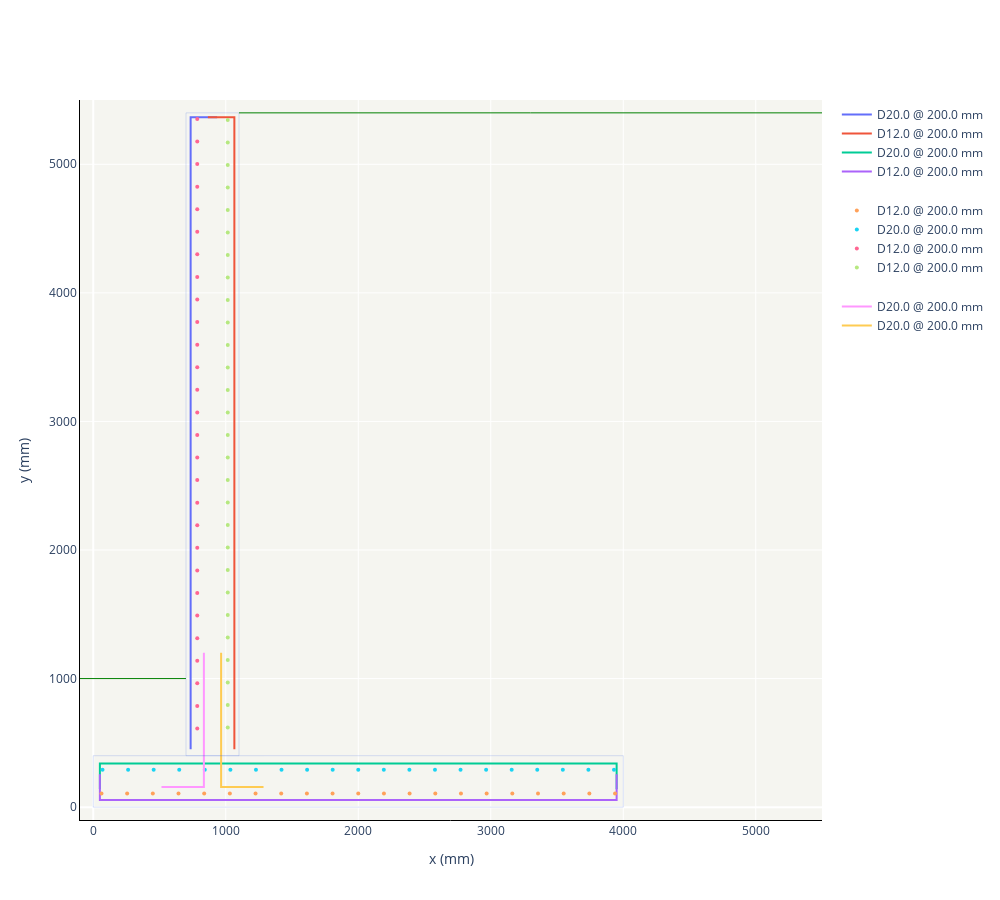

The code cell stored with this chart in its notebook:
### Markdown cell above
#### Plot grafik

### Code cell
from plotly.subplots import make_subplots
import plotly.graph_objects as go

offset = 100

fig = make_subplots(rows=1, cols=1)

#Soil surface
fig.add_shape(type="line",x0=-offset, y0=H_passive, x1=width_toe, y1=H_passive,line=dict(color="green",width=1), row=1, col=1)
fig.add_shape(type="line",x0=width_toe+width_wall, y0=H_total, x1=H_total+offset, y1=H_total,line=dict(color="green",width=1), row=1, col=1)

#concrete geometry
fig.add_shape(type="rect",
    x0=0, y0=0, x1=width_total, y1=H_slab,
    line=dict(
        color="RoyalBlue",
        width=0.2,
    ), row=1, col=1
)

fig.add_shape(type="rect",
    x0=width_toe+width_wall, y0=H_slab, x1=width_toe, y1=H_total,
    line=dict(
        color="RoyalBlue",
        width=0.2,
    ), row=1, col=1
)

#pembesian
#transversal
fig.append_trace(go.Scatter(x=[x_rein_wall_left,x_rein_wall_left,x_rein_wall_left+width_wall/2],
                         y=[cover_base+H_slab, y_rein_wall_left, y_rein_wall_left],
                         name=f"{df_recap['annotation'][0]}", mode='lines', legendgroup = '2'), row=1, col=1)

fig.append_trace(go.Scatter(x=[x_rein_wall_right,x_rein_wall_right,x_rein_wall_right-width_wall/2],
                         y=[cover_base+H_slab, y_rein_wall_right, y_rein_wall_right],
                         name=f"{df_recap['annotation'][1]}", mode='lines', legendgroup = '2'), row=1, col=1)

fig.append_trace(go.Scatter(x=[cover_base,cover_base,x_rein_slab_bot,x_rein_slab_bot],
                         y=[y_rein_slab_top-H_slab/2,y_rein_slab_top,y_rein_slab_top,y_rein_slab_top-H_slab/2],
                         name=f"{df_recap['annotation'][2]}", mode='lines', legendgroup = '2'), row=1, col=1)

fig.append_trace(go.Scatter(x=[cover_base,cover_base,x_rein_slab_bot,x_rein_slab_bot],
                         y=[y_rein_slab_bot+H_slab/2, y_rein_slab_bot,y_rein_slab_bot,y_rein_slab_bot+H_slab/2],
                         name=f"{df_recap['annotation'][3]}", mode='lines', legendgroup = '2'), row=1, col=1)

#longitudinal
fig.append_trace(go.Scatter(x=dist_slab_bot['x'],
                         y=dist_slab_bot['y'],
                         name=f"{df_recap['annotation'][3]}", mode='markers',marker_size=4, legendgroup = '3'), row=1, col=1)

fig.append_trace(go.Scatter(x=dist_slab_top['x'],
                         y=dist_slab_top['y'],
                         name=f"{df_recap['annotation'][2]}", mode='markers',marker_size=4, legendgroup = '3'), row=1, col=1)

fig.append_trace(go.Scatter(x=dist_wall_left['x'],
                         y=dist_wall_left['y'],
                         name=f"{df_recap['annotation'][1]}", mode='markers',marker_size=4, legendgroup = '3'), row=1, col=1)

fig.append_trace(go.Scatter(x=dist_wall_right['x'],
                         y=dist_wall_right['y'],
                         name=f"{df_recap['annotation'][1]}", mode='markers',marker_size=4, legendgroup = '3'), row=1, col=1)

#starter bar
fig.append_trace(go.Scatter(x=[x_rein_wall_left+100-bend_length,x_rein_wall_left+100,x_rein_wall_left+100],
                         y=[y_rein_slab_bot+100,y_rein_slab_bot+100,H_slab+overlap_length],
                         name=starterbar_annotation, mode='lines',marker_size=4, legendgroup = '4'), row=1, col=1)

fig.append_trace(go.Scatter(x=[x_rein_wall_right-100+bend_length,x_rein_wall_right-100,x_rein_wall_right-100],
                         y=[y_rein_slab_bot+100,y_rein_slab_bot+100,H_slab+overlap_length],
                         name=starterbar_annotation, mode='lines',marker_size=4, legendgroup = '4'), row=1, col=1)

# Update xaxis properties
fig.update_xaxes(title_text="x (mm)", row=1, col=1, side ="bottom",range=[-offset,H_total+offset], tickmode = 'linear', tick0 = 0, dtick = 1000 , linecolor='black', gridcolor='white' )

# Update yaxis properties
fig.update_yaxes(title_text="y (mm)", row=1, col=1, range=[-offset,H_total+offset], tickmode = 'linear', tick0 = 0, dtick = 1000, linecolor='black', gridcolor='white')

fig.update_layout(title_text="", width = 1000, height=900, legend_tracegroupgap=20, plot_bgcolor='rgb(245,245,240)', bargap=0,bargroupgap=0)
fig.show()

### Figure 1 — Plotly figure (JSON) as saved in the notebook; plotly's stock layout.template omitted (floating-point values rounded to 4 significant figures)
{"data": [{"legendgroup": "2", "mode": "lines", "name": "D20.0 @ 200.0 mm", "x": [735.0, 735.0, 935.0], "y": [450.0, 5365.0, 5365.0], "type": "scatter", "xaxis": "x", "yaxis": "y"}, {"legendgroup": "2", "mode": "lines", "name": "D12.0 @ 200.0 mm", "x": [1065.0, 1065.0, 865.0], "y": [450.0, 5365.0, 5365.0], "type": "scatter", "xaxis": "x", "yaxis": "y"}, {"legendgroup": "2", "mode": "lines", "name": "D20.0 @ 200.0 mm", "x": [50.0, 50.0, 3950.0, 3950.0], "y": [140.0, 340.0, 340.0, 140.0], "type": "scatter", "xaxis": "x", "yaxis": "y"}, {"legendgroup": "2", "mode": "lines", "name": "D12.0 @ 200.0 mm", "x": [50.0, 50.0, 3950.0, 3950.0], "y": [256.0, 56.0, 56.0, 256.0], "type": "scatter", "xaxis": "x", "yaxis": "y"}, {"legendgroup": "3", "marker": {"size": 4}, "mode": "markers", "name": "D12.0 @ 200.0 mm", "x": [62.0, 255.8, 449.6, 643.4, 837.2, 1031.0, 1225.0, 1419.0, 1612.0, 1806.0, 2000.0, 2194.0, 2388.0, 2581.0, 2775.0, 2969.0, 3163.0, 3357.0, 3550.0, 3744.0, 3938.0], "y": [106.0, 106.0, 106.0, 106.0, 106.0, 106.0, 106.0, 106.0, 106.0, 106.0, 106.0, 106.0, 106.0, 106.0, 106.0, 106.0, 106.0, 106.0, 106.0, 106.0, 106.0], "type": "scatter", "xaxis": "x", "yaxis": "y"}, {"legendgroup": "3", "marker": {"size": 4}, "mode": "markers", "name": "D20.0 @ 200.0 mm", "x": [70.0, 263.0, 456.0, 649.0, 842.0, 1035.0, 1228.0, 1421.0, 1614.0, 1807.0, 2000.0, 2193.0, 2386.0, 2579.0, 2772.0, 2965.0, 3158.0, 3351.0, 3544.0, 3737.0, 3930.0], "y": [290.0, 290.0, 290.0, 290.0, 290.0, 290.0, 290.0, 290.0, 290.0, 290.0, 290.0, 290.0, 290.0, 290.0, 290.0, 290.0, 290.0, 290.0, 290.0, 290.0, 290.0], "type": "scatter", "xaxis": "x", "yaxis": "y"}, {"legendgroup": "3", "marker": {"size": 4}, "mode": "markers", "name": "D12.0 @ 200.0 mm", "x": [785.0, 785.0, 785.0, 785.0, 785.0, 785.0, 785.0, 785.0, 785.0, 785.0, 785.0, 785.0, 785.0, 785.0, 785.0, 785.0, 785.0, 785.0, 785.0, 785.0, 785.0, 785.0, 785.0, 785.0, 785.0, 785.0, 785.0, 785.0], "y": [612.0, 787.6, 963.2, 1139.0, 1314.0, 1490.0, 1666.0, 1841.0, 2017.0, 2192.0, 2368.0, 2544.0, 2719.0, 2895.0, 3070.0, 3246.0, 3421.0, 3597.0, 3773.0, 3948.0, 4124.0, 4299.0, 4475.0, 4651.0, 4826.0, 5002.0, 5177.0, 5353.0], "type": "scatter", "xaxis": "x", "yaxis": "y"}, {"legendgroup": "3", "marker": {"size": 4}, "mode": "markers", "name": "D12.0 @ 200.0 mm", "x": [1015.0, 1015.0, 1015.0, 1015.0, 1015.0, 1015.0, 1015.0, 1015.0, 1015.0, 1015.0, 1015.0, 1015.0, 1015.0, 1015.0, 1015.0, 1015.0, 1015.0, 1015.0, 1015.0, 1015.0, 1015.0, 1015.0, 1015.0, 1015.0, 1015.0, 1015.0, 1015.0, 1015.0], "y": [620.0, 795.0, 970.0, 1145.0, 1320.0, 1495.0, 1670.0, 1845.0, 2020.0, 2195.0, 2370.0, 2545.0, 2720.0, 2895.0, 3070.0, 3245.0, 3420.0, 3595.0, 3770.0, 3945.0, 4120.0, 4295.0, 4470.0, 4645.0, 4820.0, 4995.0, 5170.0, 5345.0], "type": "scatter", "xaxis": "x", "yaxis": "y"}, {"legendgroup": "4", "marker": {"size": 4}, "mode": "lines", "name": "D20.0 @ 200.0 mm", "x": [515.0, 835.0, 835.0], "y": [156.0, 156.0, 1200.0], "type": "scatter", "xaxis": "x", "yaxis": "y"}, {"legendgroup": "4", "marker": {"size": 4}, "mode": "lines", "name": "D20.0 @ 200.0 mm", "x": [1285.0, 965.0, 965.0], "y": [156.0, 156.0, 1200.0], "type": "scatter", "xaxis": "x", "yaxis": "y"}], "layout": {"xaxis": {"anchor": "y", "domain": [0.0, 1.0], "title": {"text": "x (mm)"}, "side": "bottom", "range": [-100, 5500.0], "tickmode": "linear", "tick0": 0, "dtick": 1000, "linecolor": "black", "gridcolor": "white"}, "yaxis": {"anchor": "x", "domain": [0.0, 1.0], "title": {"text": "y (mm)"}, "range": [-100, 5500.0], "tickmode": "linear", "tick0": 0, "dtick": 1000, "linecolor": "black", "gridcolor": "white"}, "shapes": [{"line": {"color": "green", "width": 1}, "type": "line", "x0": -100, "x1": 700.0, "xref": "x", "y0": 1000, "y1": 1000, "yref": "y"}, {"line": {"color": "green", "width": 1}, "type": "line", "x0": 1100.0, "x1": 5500.0, "xref": "x", "y0": 5400.0, "y1": 5400.0, "yref": "y"}, {"line": {"color": "RoyalBlue", "width": 0.2}, "type": "rect", "x0": 0, "x1": 4000.0, "xref": "x", "y0": 0, "y1": 400.0, "yref": "y"}, {"line": {"color": "RoyalBlue", "width": 0.2}, "type": "rect", "x0": 1100.0, "x1": 700.0, "xref": "x", "y0": 400.0, "y1": 5400.0, "yref": "y"}], "title": {"text": ""}, "legend": {"tracegroupgap": 20}, "width": 1000, "height": 900, "plot_bgcolor": "rgb(245,245,240)", "bargap": 0, "bargroupgap": 0}}
